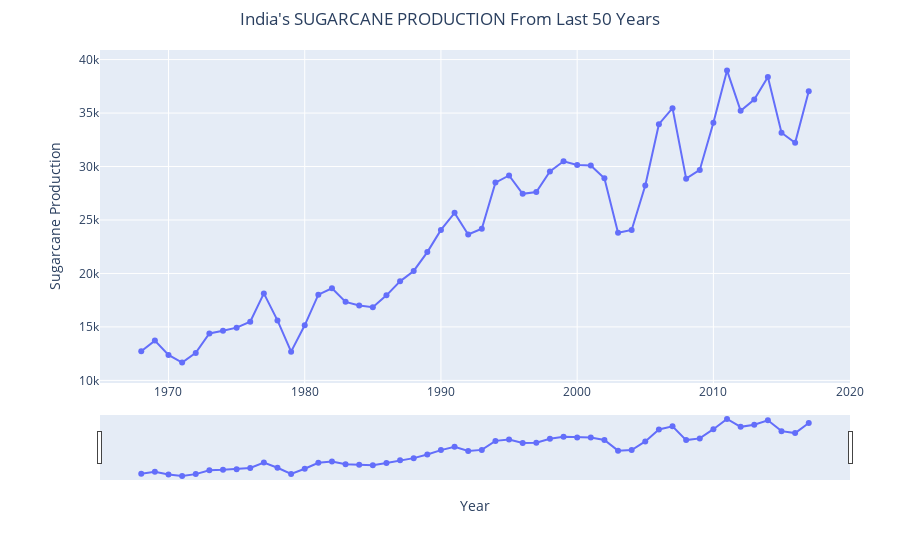

The notebook cell this image was saved under:
### Code cell
#5. India's SUGARCANE PRODUCTION From Last 50 Years(Line_plot)
fig = px.line(sugarcane50,x='Year',y='SUGARCANE_PRODUCTION_(1000_tons)',title="India's SUGARCANE PRODUCTION From Last 50 Years", markers=True)
fig.update_layout(xaxis_title='Year',yaxis_title='Sugarcane Production', title_x=0.5, margin=dict(l=100, r=50, t=50, b=80))
fig.update_layout(xaxis=dict(rangeselector=dict(buttons=list([dict(count=1,step="day",
                    stepmode="backward"),])),rangeslider=dict(visible=True),))
fig.show()

### Figure 1 — Plotly figure (JSON) as saved in the notebook; plotly's stock layout.template omitted (floating-point values rounded to 4 significant figures)
{"data": [{"hovertemplate": "Year=%{x}<br>SUGARCANE_PRODUCTION_(1000_tons)=%{y}<extra></extra>", "legendgroup": "", "line": {"color": "#636efa", "dash": "solid"}, "marker": {"symbol": "circle"}, "mode": "lines+markers", "name": "", "orientation": "v", "showlegend": false, "type": "scatter", "x": [1968, 1969, 1970, 1971, 1972, 1973, 1974, 1975, 1976, 1977, 1978, 1979, 1980, 1981, 1982, 1983, 1984, 1985, 1986, 1987, 1988, 1989, 1990, 1991, 1992, 1993, 1994, 1995, 1996, 1997, 1998, 1999, 2000, 2001, 2002, 2003, 2004, 2005, 2006, 2007, 2008, 2009, 2010, 2011, 2012, 2013, 2014, 2015, 2016, 2017], "xaxis": "x", "y": [12720.0, 13720.0, 12380.0, 11660.0, 12570.0, 14390.0, 14640.0, 14930.0, 15480.0, 18140.0, 15610.0, 12690.0, 15150.0, 18020.0, 18620.0, 17340.0, 17010.0, 16840.0, 17950.0, 19260.0, 20230.0, 22000.0, 24070.0, 25670.0, 23640.0, 24190.0, 28500.0, 29160.0, 27440.0, 27610.0, 29530.0, 30490.0, 30150.0, 30100.0, 28910.0, 23810.0, 24070.0, 28230.0, 33960.0, 35460.0, 28860.0, 29680.0, 34100.0, 38990.0, 35210.0, 36270.0, 38370.0, 33160.0, 32220.0, 37040.0], "yaxis": "y"}], "layout": {"legend": {"tracegroupgap": 0}, "margin": {"b": 80, "l": 100, "r": 50, "t": 50}, "title": {"text": "India's SUGARCANE PRODUCTION From Last 50 Years", "x": 0.5}, "xaxis": {"anchor": "y", "domain": [0, 1], "rangeselector": {"buttons": [{"count": 1, "step": "day", "stepmode": "backward"}]}, "rangeslider": {"visible": true}, "title": {"text": "Year"}}, "yaxis": {"anchor": "x", "domain": [0, 1], "title": {"text": "Sugarcane Production"}}}}
